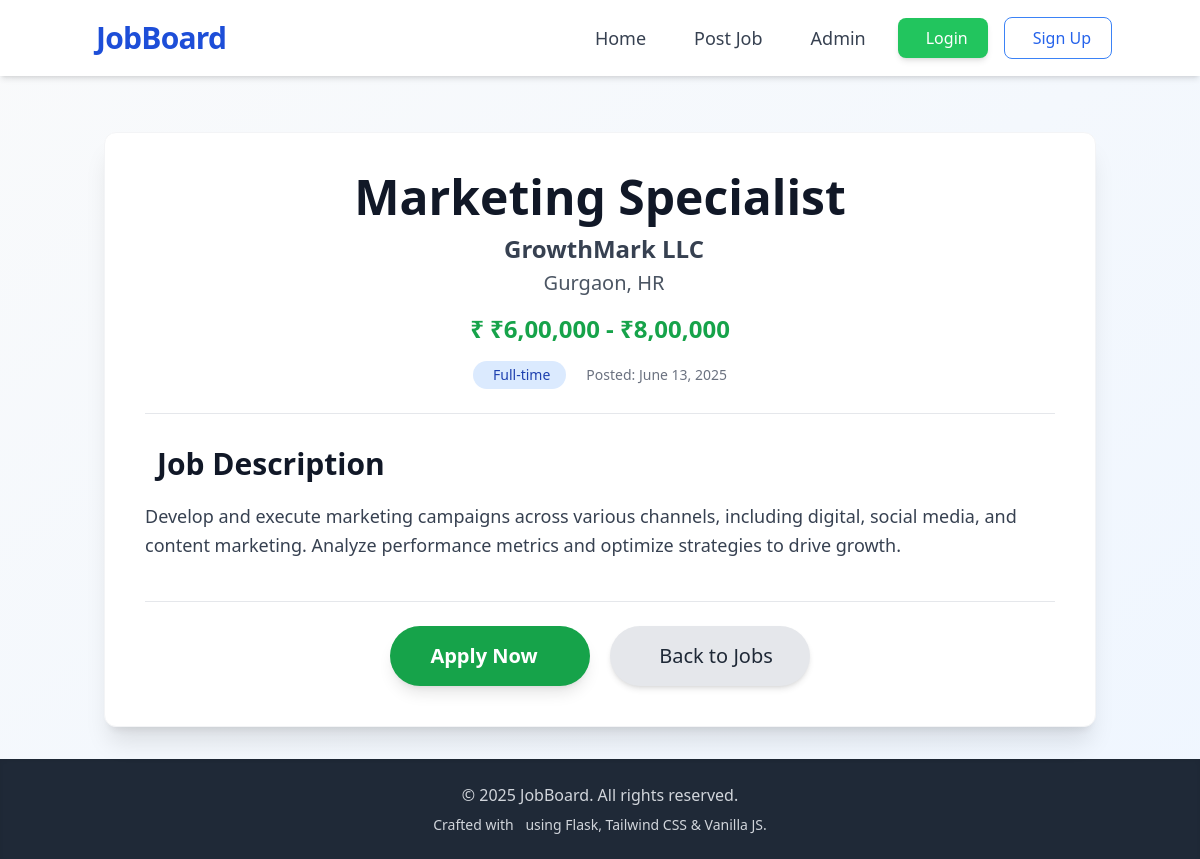
The page /job/4 on the database its author committed.
### tables this page shows
CREATE TABLE jobs (
    id INTEGER PRIMARY KEY AUTOINCREMENT,
    title TEXT NOT NULL,
    company TEXT NOT NULL,
    location TEXT NOT NULL,
    salary TEXT, -- Stored as TEXT for flexibility (e.g., "$100k - $120k", "Competitive")
    description TEXT NOT NULL,
    type TEXT DEFAULT 'Full-time', -- e.g., Full-time, Part-time, Contract, Internship
    date_posted TIMESTAMP DEFAULT CURRENT_TIMESTAMP -- Automatically records when the job was posted
);

### app.py (the view)
@app.route('/job/<int:job_id>')
def job_detail(job_id):
    db = get_db()
    job = db.execute('SELECT * FROM jobs WHERE id = ?', (job_id,)).fetchone()
    if job is None:
        flash('Sorry, the job you are looking for was not found.', 'error')
        return redirect(url_for('index'))
    return render_template('job_detail.html', job=job)

### app.py (called while the page is built)
def get_db():
    if 'db' not in g:
        g.db = sqlite3.connect(
            DATABASE,
            detect_types=sqlite3.PARSE_DECLTYPES # This helps in converting TIMESTAMP to Python datetime objects
        )
        g.db.row_factory = sqlite3.Row # Allows accessing columns by name (e.g., row['column_name'])
    return g.db

@app.before_request
def load_logged_in_user():
    user_id = session.get('user_id')
    if user_id is None:
        g.user = None
    else:
        g.user = get_user(user_id)

@app.context_processor
def inject_globals():
    return {'now': datetime.utcnow(), 'user': g.user}

### templates/job_detail.html (shortened to what this page needs)
{% extends 'base.html' %}
{% block content %}
<div class="bg-white p-8 md:p-10 rounded-xl shadow-xl border border-gray-100 animate-fadeIn">
    <div class="text-center mb-8 pb-6 border-b border-gray-200">
        <h1 class="text-4xl md:text-5xl font-extrabold text-gray-900 leading-tight mb-3">
            {{ job.title }}
        </h1>
        <p class="text-xl md:text-2xl text-gray-700 mb-1 flex items-center justify-center">
            <span class="font-semibold">{{ job.company }}</span>
        </p>
        <p class="text-lg md:text-xl text-gray-600 mb-4 flex items-center justify-center">
            {{ job.location }}
        </p>
        <p class="text-2xl font-bold text-green-600 mb-4 flex items-center justify-center">
            ₹
            {{ job.salary | default('Competitive Salary') }}
        </p>
        <div class="flex flex-wrap justify-center items-center gap-x-4 gap-y-2 text-sm text-gray-500">
            <span class="inline-block px-4 py-1 bg-blue-100 text-blue-800 rounded-full text-md font-medium">
                {{ job.type | default('Full-time') }}
            </span>
            <span class="text-gray-500 text-md flex items-center">
                Posted: {{ job.date_posted.strftime('%B %d, %Y') }}
            </span>
        </div>
    </div>
    <section class="mb-10">
        <h2 class="text-3xl font-bold text-gray-900 mb-5 flex items-center">
            Job Description
        </h2>
        <div class="prose max-w-full text-gray-700 leading-relaxed text-lg">
            <p>{{ job.description | safe }}</p>
        </div>
    </section>
    <div class="mt-10 pt-6 border-t border-gray-200 flex flex-col sm:flex-row justify-center gap-5">
        <a href="{{ url_for('apply_to_job', job_id=job.id) }}"
           class="bg-green-600 text-white px-8 py-4 rounded-full font-bold text-xl shadow-lg hover:bg-green-700 transition-all duration-300 transform hover:scale-105 flex items-center justify-center min-w-[200px]">
            Apply Now
        </a>
        <a href="{{ url_for('index') }}"
           class="bg-gray-200 text-gray-800 px-8 py-4 rounded-full font-medium text-xl shadow-md hover:bg-gray-300 transition-all duration-300 transform hover:scale-105 flex items-center justify-center min-w-[200px]">
            Back to Jobs
        </a>
    </div>
</div>
{% endblock %}

### static/css/style.css (style rules this page uses)
.prose { font-size: 1.125rem; line-height: 1.75; color: #374151; max-width: 100%; }
.prose p { @apply mb-4; }
.animate-fadeIn { animation: fadeIn 0.5s ease-out forwards; }

### templates/base.html (style rules this page uses)
html { font-family: 'Inter', sans-serif; scroll-behavior: smooth; }

### rows shown on the page
jobs: title "Marketing Specialist", company "GrowthMark LLC", location "Gurgaon, HR", salary "₹6,00,000 - ₹8,00,000", type "Full-time", date_posted "June 13, 2025", description "Develop and execute marketing campaigns across various channels, including digital, social media, and content marketing. Analyze performance metrics and optimize strategies to drive growth."
